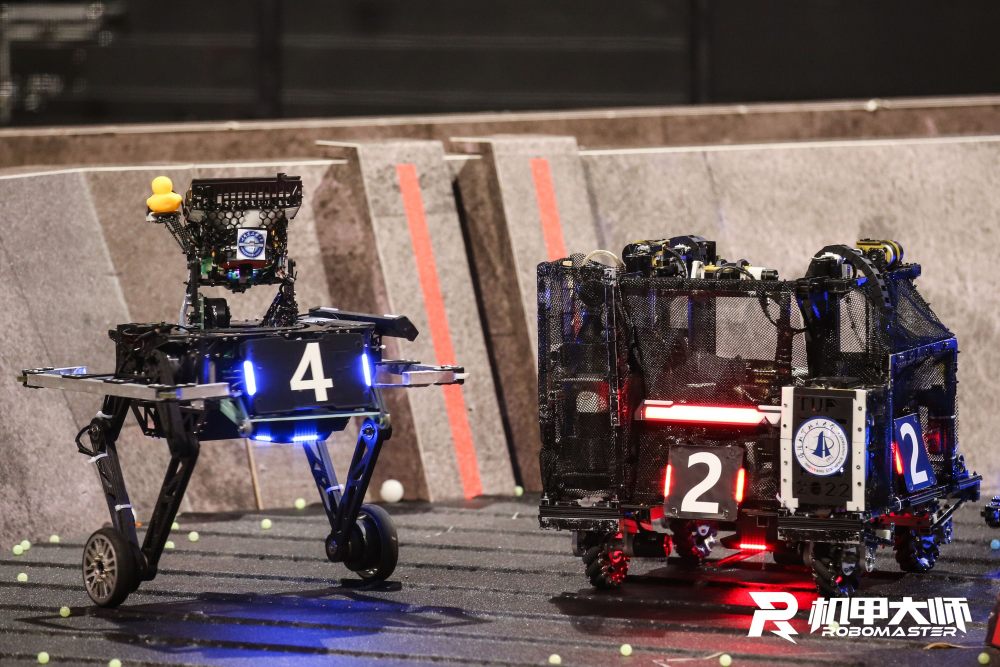
#> input picture src/rm_yolo_aim/test/rb.jpeg, 3000 x 2000 px, found by its file name (shown at 1/3 size)
$ python armor_detector_opencv_old.py
#> lines starting #> are read from the running program, lines starting #| are printed output that depends on the picture; after the words box and inside, x2 and y2 are one past the last pixel; in counts of white or black regions, pixels touching at a corner belong together
import cv2  # 导入 OpenCV 库
import numpy as np  # 导入 NumPy 库
import math  # 导入数学库
from loguru import logger

class Light:  # 定义灯条类
    def __init__(self, rect, color):  # 初始化灯条的矩形和颜色
        self.color = color  # 设置灯条颜色
        self.rect = rect  # 设置灯条矩形

class Armor:  # 定义装甲板类
    def __init__(self, rect):  # 初始化装甲板的矩形
        self.color = None  # 装甲板颜色初始化为 None
        self.rect = rect  # 设置装甲板矩形

class ArmorDetector:  # 定义检测器类
    def __init__(self, detect_color, display_mode, binary_val, light_params, armor_params, color_params):  # 初始化检测器
        self.img = None
        self.img_binary = None
        self.img_draw = None
        self.binary_val = binary_val  # 二值化阈值
        self.color = detect_color  # 颜色模式
        self.display_mode = display_mode # 显示模式
        self.light_params = light_params  # 灯条参数
        self.armor_params = armor_params  # 装甲板参数
        self.armor_color = color_params["armor_color"]  # 装甲板颜色映射
        self.armor_id = color_params["armor_id"]  # 装甲板 ID 映射
        self.light_color = color_params["light_color"]  # 灯条颜色映射
        self.light_dot = color_params["light_dot"]  # 灯条中心点颜色映射
        self.lights = []  # 存储灯条列表
        self.armors = []  # 存储装甲板列表
        self.armors_dict = {}  # 存储装甲板信息的字典

    def process(self, img):  # 处理图像的函数
        self.img = img
        _, self.img_binary = cv2.threshold(cv2.cvtColor(self.img, cv2.COLOR_BGR2GRAY), self.binary_val, 255, cv2.THRESH_BINARY)  # 二值化处理
        return self.img_binary
    def adjust(self, rect):  # 调整矩形的函数
        c, (w, h), angle = rect  # 解包矩形的中心、宽高和角度
        if w > h:  # 如果宽度大于高度
            w, h = h, w  # 交换宽度和高度
            angle = (angle + 90) % 360  # 调整角度
            angle = angle - 360 if angle > 180 else angle - 180 if angle > 90 else angle  # 标准化角度：-90 到 90 度
        return c, (w, h), angle  # 返回调整后的结果

    def project(self, polygon, axis):  # 投影计算
        return np.dot(polygon, axis).min(), np.dot(polygon, axis).max()  # 计算最小值和最大值

    def is_coincide(self, a, b):  # 检查两个多边形是否重叠
        for polygon in (a, b):  # 遍历多边形 a 和 b
            for i in range(len(polygon)):  # 遍历每个多边形的边
                p1, p2 = polygon[i], polygon[(i + 1) % len(polygon)]  # 获取边的两个端点
                normal = (p2[1] - p1[1], p1[0] - p2[0])  # 计算法向量
                min_a, max_a = self.project(a, normal)  # 计算多边形 a 的投影的最小值和最大值
                min_b, max_b = self.project(b, normal)  # 计算多边形 b 的投影的最小值和最大值
                if max_a < min_b or max_b < min_a:  # 检查是否相交
                    return False  # 不相交则返回 False

    def find_lights(self, img_darken, img_binary):  # 查找灯条的函数
        lights = []
        contours, _ = cv2.findContours(img_binary, cv2.RETR_EXTERNAL, cv2.CHAIN_APPROX_SIMPLE)  # 查找轮廓
        lights_filtered = [  # 过滤灯条
            self.adjust(cv2.minAreaRect(contour)) for contour in contours
            if cv2.contourArea(contour) > self.light_params["light_area_min"] and self.light_params["light_angle_min"] <= self.adjust(cv2.minAreaRect(contour))[2] <= self.light_params["light_angle_max"]  # 过滤小轮廓和大于-30°到30°的旋转矩形
        ]  # 过滤条件合并为一个列表理解式
        lights_filtered = [  # 进一步过滤重叠的灯条
            light for light in lights_filtered
            if not any(self.is_coincide(cv2.boxPoints(light).astype(int), cv2.boxPoints(other_light).astype(int)) for other_light in lights_filtered if light != other_light)  # 检查重叠
        ]
        for rect in lights_filtered:  # 遍历过滤后的灯条
            box = cv2.boxPoints(rect).astype(int)  # 获取旋转矩形的四个点
            mask = np.zeros(img_binary.shape, dtype=np.uint8)  # 创建掩膜
            cv2.drawContours(mask, [box], -1, 255, -1)  # 在掩膜上绘制轮廓
            masked_img = cv2.bitwise_and(img_darken, img_darken, mask=mask)  # 按掩膜提取区域
            sum_r, sum_b = np.sum(masked_img[:, :, 2]), np.sum(masked_img[:, :, 0])  # 计算红色和蓝色的总和
            if self.color in [1, 2] and sum_b > sum_r:  # 根据模式识别颜色
                light_blue = Light(rect, 1)  # 创建蓝色灯条对象
                lights.append(light_blue)  # 添加蓝色灯条
            if self.color in [0, 2] and sum_r > sum_b:  # 根据模式识别颜色
                light_red = Light(rect, 0)  # 创建红色灯条对象
                lights.append(light_red)  # 添加红色灯条
        self.lights = lights
        return self.lights

    def is_close(self, rect1, rect2, light_params):  # 检查两个矩形是否接近
        (cx1, cy1), (w1, h1), angle1 = rect1  # 获取第一个旋转矩形的信息
        (cx2, cy2), (w2, h2), angle2 = rect2  # 获取第二个旋转矩形的信息
        distance = math.sqrt((cx1 - cx2) ** 2 + (cy1 - cy2) ** 2)  # 计算中心点之间的距离
        if distance > light_params["light_distance_min"]:  # 首先判断距离是否大于灯条最小距离
            angle_diff = min(abs(angle1 - angle2), 360 - abs(angle1 - angle2))  # 计算角度差
            if angle_diff <= light_params["light_angle_tol"]:  # 判断角度差是否在容忍范围内
                if abs(h1 - h2) <= light_params["height_tol"] and abs(w1 - w2) <= light_params["width_tol"]:  # 判断高宽差
                    line_angle = math.degrees(math.atan2(cy2 - cy1, cx2 - cx1))  # 计算连线角度
                    if line_angle > 90:  # 将角度标准化到 -90° 到 90° 之间
                        line_angle -= 180
                    elif line_angle < -90:
                        line_angle += 180
                    if (abs(line_angle - angle1) <= light_params["line_angle_tol"] or abs(line_angle - angle2) <= light_params["line_angle_tol"] or abs(cy1 - cy2) < light_params["cy_tol"]):
                        return True  # 检查是否垂直或者判断中心点垂直坐标差
        return False  # 不满足条件则返回 False

    def is_armor(self, lights):  # 检查是否为装甲板的函数
        armors = []
        processed_indices = set()  # 用于存储已处理的矩形索引
        lights_count = len(lights)  # 存储列表长度，避免重复计算
        for i in range(lights_count):  # 遍历所有灯条
            if i in processed_indices:  # 如果该矩形已处理，跳过
                continue
            light = lights[i]  # 取出当前灯条
            close_lights = [j for j in range(lights_count) if j != i and lights[j].color == light.color and self.is_close(light.rect, lights[j].rect, self.light_params)]  # 找到接近的灯条
            if close_lights:  # 如果找到接近的灯条
                group = [light.rect] + [lights[j].rect for j in close_lights]  # 将当前灯条和接近的灯条组合成一组
                points = np.concatenate([cv2.boxPoints(light) for light in group])  # 获取所有灯条的四个顶点
                armor_raw = cv2.minAreaRect(points)  # 计算最小外接矩形
                if self.armor_params["armor_area_min"] <= armor_raw[1][0] * armor_raw[1][1] <= self.armor_params["armor_area_max"]:  # 限制识别到的装甲板面积大小
                    armor_flit = self.adjust(armor_raw)  # 调整装甲板矩形
                    if self.armor_params["armor_height/width_min"] <= armor_flit[1][1] / armor_flit[1][0] <= self.armor_params["armor_height/width_max"]:  # 限制识别到的装甲板矩形高宽比
                        armor = Armor(self.adjust(armor_flit))  # 创建装甲板对象
                        armor.color = light.color  # 设置装甲板颜色
                        armors.append(armor)  # 添加装甲板到列表
                        processed_indices.update([i] + close_lights)  # 将已处理的矩形索引添加到 processed_indices 中
        self.armors = armors
        return self.armors

    def id_armor(self):  # 为装甲板分配 ID 的函数
        armors_dict = {}
        img_height, img_width = self.img.shape[:2]

        for armor in self.armors:  # 遍历所有装甲板矩形
            center, (width, height), angle = armor.rect  # 获取装甲板矩形的中心、宽高和角度

            center_x = int(center[0] - (img_width / 2))
            center_y = -int(center[1] - (img_height / 2)) # 图片的y轴和准星的y轴是反的

            max_size = max(width, height)  # 计算最大尺寸
            armors_dict[int(center[0])] = {  # 添加装甲板信息到字典
                "class_id": self.armor_id[armor.color],  # 添加 armor_id
                "height": int(max_size),  # 添加高度
                "center": [center_x, center_y]  # 添加中心点
            }
        self.armors_dict = armors_dict
        return armors_dict

    def find_armor(self):  # 查找装甲板的函数
        self.is_armor(self.lights)  # 查找装甲板
        armors_dict = self.id_armor()  # 为装甲板分配 ID
        return armors_dict

    def draw_lights(self, img):  # 绘制灯条的函数
        for light in self.lights:  # 遍历灯条
            box = cv2.boxPoints(light.rect).astype(int)  # 获取灯条的轮廓点
            cv2.drawContours(img, [box], 0, self.light_color[light.color], 1)  # 绘制灯条的轮廓
            cv2.circle(img, tuple(map(int, light.rect[0])), 1, self.light_dot[light.color], -1)  # 绘制灯条的中心点
        return img

    def draw_armors(self, img):  # 绘制装甲板的函数
        for armor in self.armors:  # 遍历装甲板
            center, (max_size, max_size), angle = armor.rect  # 获取装甲板的四个顶点
            box = cv2.boxPoints(((center[0], center[1]), (max_size, max_size), angle)).astype(int)  # 获取装甲板的四个顶点
            cv2.drawContours(img, [box], 0, self.armor_color[armor.color], 2)  # 绘制装甲板的轮廓
            cv2.circle(img, (int(center[0]), int(center[1])), 5, self.armor_color[armor.color], -1)  # 绘制装甲板中心点
            center_x, center_y = map(int, armor.rect[0])  # 获取中心坐标
            cv2.putText(img, f"({center_x}, {center_y})", (center_x, center_y),  # 在图像上标记坐标
                        cv2.FONT_HERSHEY_SIMPLEX, 0.5, (120, 255, 255), 2)  # 绘制文本
        return img

    def draw_img(self):
        self.draw = self.img.copy()
        self.draw = self.draw_armors(self.draw)  # 绘制装甲板
        self.draw = self.draw_lights(self.draw)  # 绘制灯条
        return self.draw

    def undistort_image(self, cv_image, camera_info):
        if camera_info is None:
            logger.error('Camera info not received yet.')
            return None
        # 获取相机内参和畸变系数
        K = np.array(camera_info.k).reshape(3, 3)
        D = np.array(camera_info.d)
        height, width = camera_info.height, camera_info.width
        logger.info(f"高:{height}, 宽:{width}")
        # 计算新的相机矩阵和ROI
        new_camera_matrix, roi = cv2.getOptimalNewCameraMatrix(K, D, (width, height), 1, (width, height))
        # 矫正图像
        undistorted_image = cv2.undistort(cv_image, K, D, None, new_camera_matrix)
        # 裁剪图像
        x, y, w, h = roi
        undistorted_image = undistorted_image[y:y+h, x:x+w]
        return undistorted_image

    def display(self):
        if self.img_binary is None and self.img is None:
            return None, None
        if self.display_mode == "Binary" or self.display_mode == "1":
            return self.img_binary, None
        elif self.display_mode == "All" or self.display_mode == "2":
            self.draw = self.draw_img()
            return self.img_binary, self.draw
        elif self.display_mode == "None" or self.display_mode == "0":
            return None, None
        else:
            print("Invalid display mode")
            return None, None

    def detect_armor(self, frame = None):  # 检测函数
        if frame is not None :
            frame_binary = self.process(frame)  # 处理图像
            self.find_lights(self.img, frame_binary)  # 查找灯条
            armors_dict = self.find_armor()  # 查找装甲板
            return armors_dict
        else :
            return self.armors_dict

if __name__ == "__main__":  # 主程序入口
    # 模式参数字典
    detect_color =  0  # 颜色参数 0: 识别红色装甲板, 1: 识别蓝色装甲板, 2: 识别全部装甲板
    display_mode = "All" # 显示模式 None: 不显示, Binary: 显示二值化图, All: 显示二值化图和结果图像
    # 图像参数字典
    binary_val = 35
    # 灯条参数字典
    light_params = {
        "light_distance_min": 20,  # 最小灯条距离
        "light_area_min": 5,  # 最小灯条面积
        "light_angle_min": -35,  # 最小灯条角度
        "light_angle_max": 35,  # 最大灯条角度
        "light_angle_tol": 5,  # 灯条角度容差
        "line_angle_tol": 7,  # 线角度容差
        "height_tol": 15,  # 高度容差
        "width_tol": 15,  # 宽度容差
        "cy_tol": 5  # 中心点的y轴容差
    }
    # 装甲板参数字典
    armor_params = {
        "armor_height/width_max": 3.5,  # 装甲板高度与宽度最大比值
        "armor_height/width_min": 1,  # 装甲板高度与宽度最小比值
        "armor_area_max": 51000,  # 装甲板最大面积
        "armor_area_min": 200  # 装甲板最小面积
    }
    # 颜色参数字典
    color_params = {
        "armor_color": {1: (255, 255, 0), 0: (128, 0, 128)},  # 装甲板颜色映射
        "armor_id": {1: 1, 0: 7},  # 装甲板 ID 映射
        "light_color": {1: (200, 71, 90), 0: (0, 100, 255)},  # 灯条颜色映射
        "light_dot": {1: (0, 0, 255), 0: (255, 0, 0)}  # 灯条中心点颜色映射
    }
    detector = ArmorDetector(detect_color, display_mode, binary_val, light_params, armor_params, color_params)  # 创建检测器对象
    info = detector.detect_armor(cv2.imread('src/rm_yolo_aim/test/rb.jpeg'))  # 读取图像并进行检测
#> in process, self.img is the input picture: shape (2000, 3000, 3); mean B, G, R 88.6, 90.6, 106.8
#> in process, `_, self.img_binary = cv2.threshold(cv2.cvtColor(self.img, cv2.COLOR_BG..`:
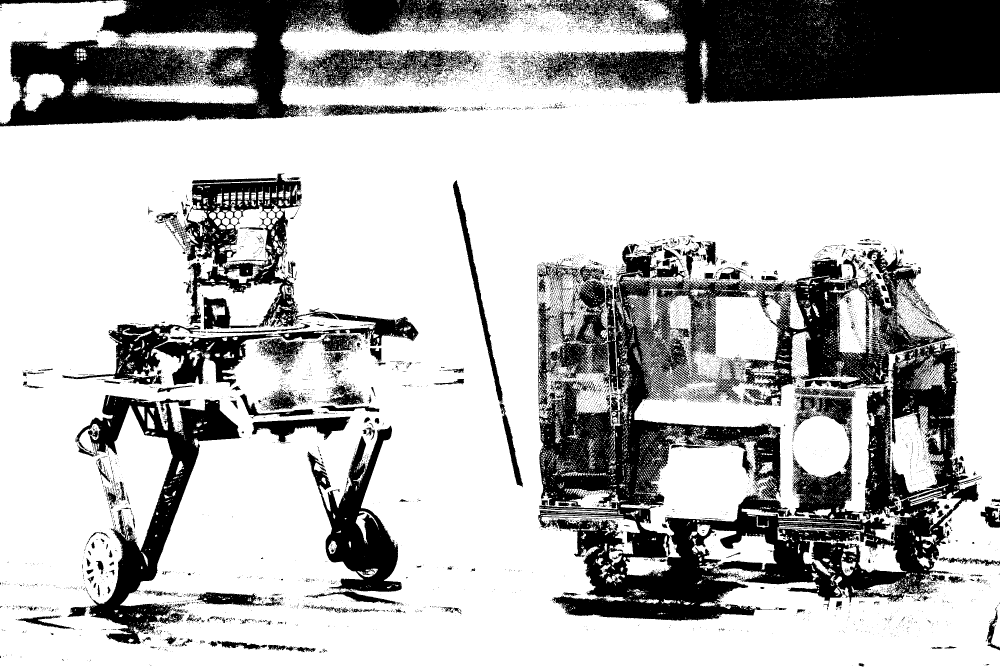
#> self.img_binary: shape (2000, 3000) (shown at 1/3 size); 72.2% white; 10432 black regions (9728 under 20 px)
#> in find_lights, `contours, _ = cv2.findContours(img_binary, cv2.RETR_EXTERNAL, cv2.CHAI..`: contours = 4341 contours, 4268 with area under 20; largest, box (x1, y1, x2, y2) and area: (0, 0, 3000, 2000) 5291453, (0, 0, 774, 372) 73001, (295, 210, 776, 314) 22389, (68, 219, 193, 335) 8622, (1884, 0, 2012, 77) 4510
#> in find_lights, `lights_filtered = [  # 过滤灯条 self.adjust(cv2.minAreaRect(contour)) for ..`: lights_filtered = 120 items
#> the loop in is_coincide, `for polygon in (a, b):` made 1 pass
#> polygon on pass 1: [[2960, 1546], [2960, 1542], [2962, 1542], [2962, 1546]]
#> the loop in find_lights, `for rect in lights_filtered:` made 120 passes
#> (box, sum_r, sum_b) on passes 1 to 6: ([[2960, 1546], [2960, 1542], [2962, 1542], [2962, 1546]], 756, 673), ([[886, 342], [881, 335], [885, 333], [889, 340]], 1822, 1338), ([[867, 339], [867, 334], [870, 334], [870, 339]], 969, 761), ([[790, 340], [790, 332], [796, 332], [796, 340]], 2481, 1977), ([[802, 327], [802, 322], [804, 322], [804, 327]], 710, 566), ([[337, 288], [339, 283], [340, 284], [339, 289]], 628, 492)
#> (sum_r, sum_b) on passes 61 to 66: (830, 680), (3979, 3107), (2004, 1588), (1034, 826), (1401, 1113), (2986, 2357)
#> after the loop in find_lights, `for rect in lights_filtered:`:
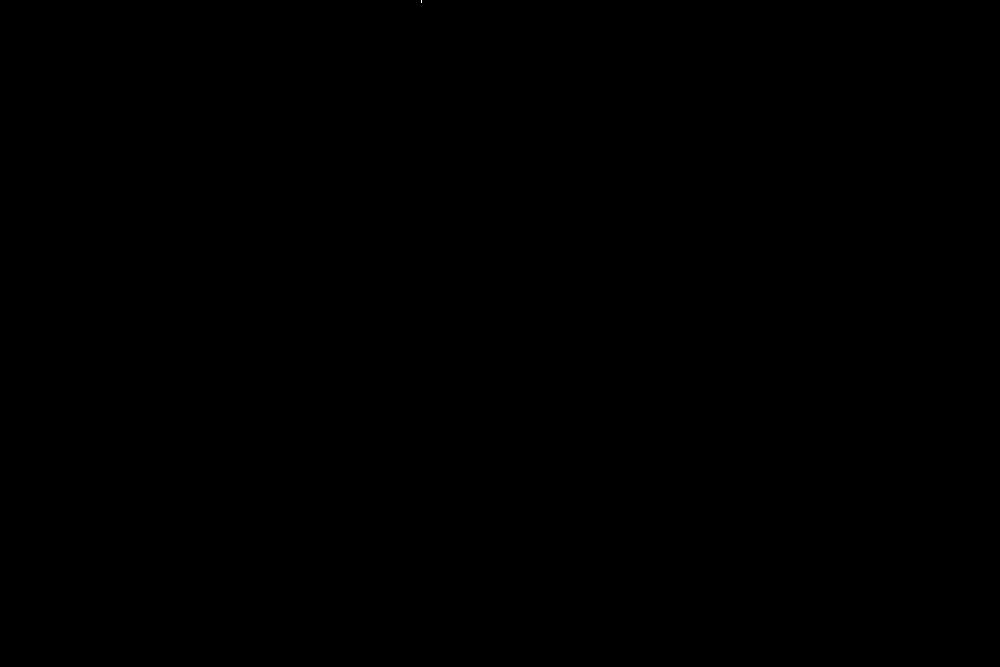
#> mask: shape (2000, 3000) (shown at 1/3 size); 0% white; 1 white region, box (x1, y1, x2, y2) and area: (1263, 0, 1266, 9) 27
#> in is_armor, `lights_count = len(lights)`: lights_count = 120
#> the loop in is_armor, `for i in range(lights_count):` made 120 passes
#> the loop in id_armor, `for armor in self.armors:` made 1 pass
    detector.display()  # 显示图像
#> the loop in draw_armors, `for armor in self.armors:` made 1 pass
#> the loop in draw_lights, `for light in self.lights:` made 120 passes
    logger.info(info) # 打印检测结果
    cv2.waitKey(0)  # 等待按键
    cv2.destroyAllWindows()  # 关闭所有窗口

$ run again, with src/rm_yolo_aim/test/b.jpg copied over src/rm_yolo_aim/test/rb.jpeg
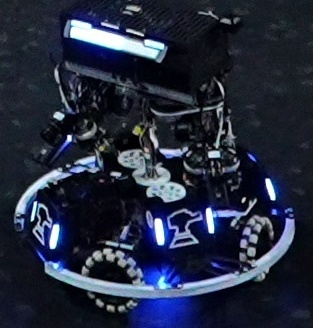
#> input picture src/rm_yolo_aim/test/b.jpg, 313 x 328 px, found by its file name
#> in process, self.img is the input picture: shape (328, 313, 3); mean B, G, R 62.4, 43.1, 36.9
#> in process, `_, self.img_binary = cv2.threshold(cv2.cvtColor(self.img, cv2.COLOR_BG..`:
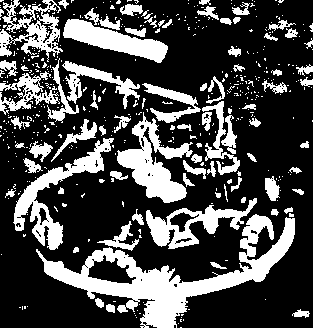
#> self.img_binary: shape (328, 313); 28.7% white; 483 white regions (404 under 20 px)
#> contours = 480 contours, 412 with area under 20; largest, box (x1, y1, x2, y2) and area: (36, 214, 295, 328) 7742, (117, 112, 193, 203) 2524, (13, 138, 114, 250) 2383, (146, 198, 257, 249) 1996, (63, 19, 168, 63) 1870
#> lights_filtered = 23 items
#> the loop in is_coincide, `for polygon in (a, b):` made 1 pass
#> polygon on pass 1: [[241, 202], [241, 197], [245, 197], [245, 202]]
#> the loop in is_coincide, `for polygon in (a, b):` made 1 pass
#> polygon on pass 1: [[58, 193], [58, 187], [63, 187], [63, 193]]
#> the loop in find_lights, `for rect in lights_filtered:` made 23 passes
#> (box, sum_r, sum_b) on passes 1 to 4: ([[241, 202], [241, 197], [245, 197], [245, 202]], 3430, 3627), ([[58, 193], [58, 187], [63, 187], [63, 193]], 1848, 2364), ([[225, 201], [223, 184], [224, 183], [227, 200]], 1478, 2206), ([[269, 201], [261, 179], [274, 174], [282, 197]], 34084, 54213)
#> after the loop in find_lights, `for rect in lights_filtered:`: lights = []
#> lights_count = 0
#> after the loop in is_armor, `for i in range(lights_count):`: armors = []; processed_indices = 0 items
#> self.armors = []
#> after the loop in id_armor, `for armor in self.armors:`: armors_dict = 0 items
